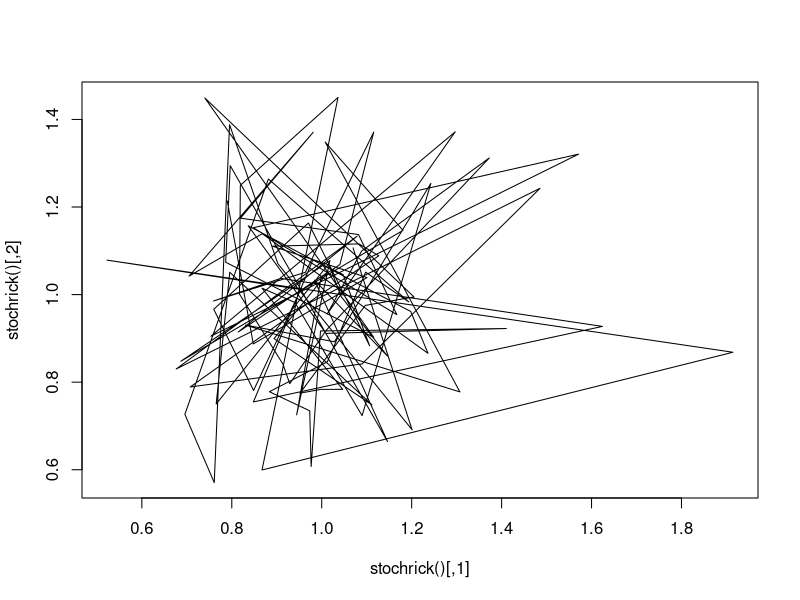

Recreate this plot in R.
# Runs the stochastic Ricker equation with gaussian fluctuations

rm(list = ls())

stochrick <- function(p0 = runif(1000, .5, 1.5), r = 1.2, K = 1, sigma = 0.2,numyears = 100){

  N <- matrix(NA, numyears, length(p0))  #initialize empty matrix

  N[1, ] <- p0

  for (pop in 1:length(p0)) { #loop through the populations

    for (yr in 2:numyears){ #for each pop, loop through the years

      N[yr, pop] <- N[yr-1, pop] * exp(r * (1 - N[yr - 1, pop] / K) + rnorm(1, 0, sigma)) # add one fluctuation from normal distribution
    
     }
  
  }
 return(N)

}
plot(stochrick(), type="l")

# Now write another function called stochrickvect that vectorizes the above to the extent possible, with improved performance: 

# print("Vectorized Stochastic Ricker takes:")
# print(system.time(res2<-stochrickvect()))
